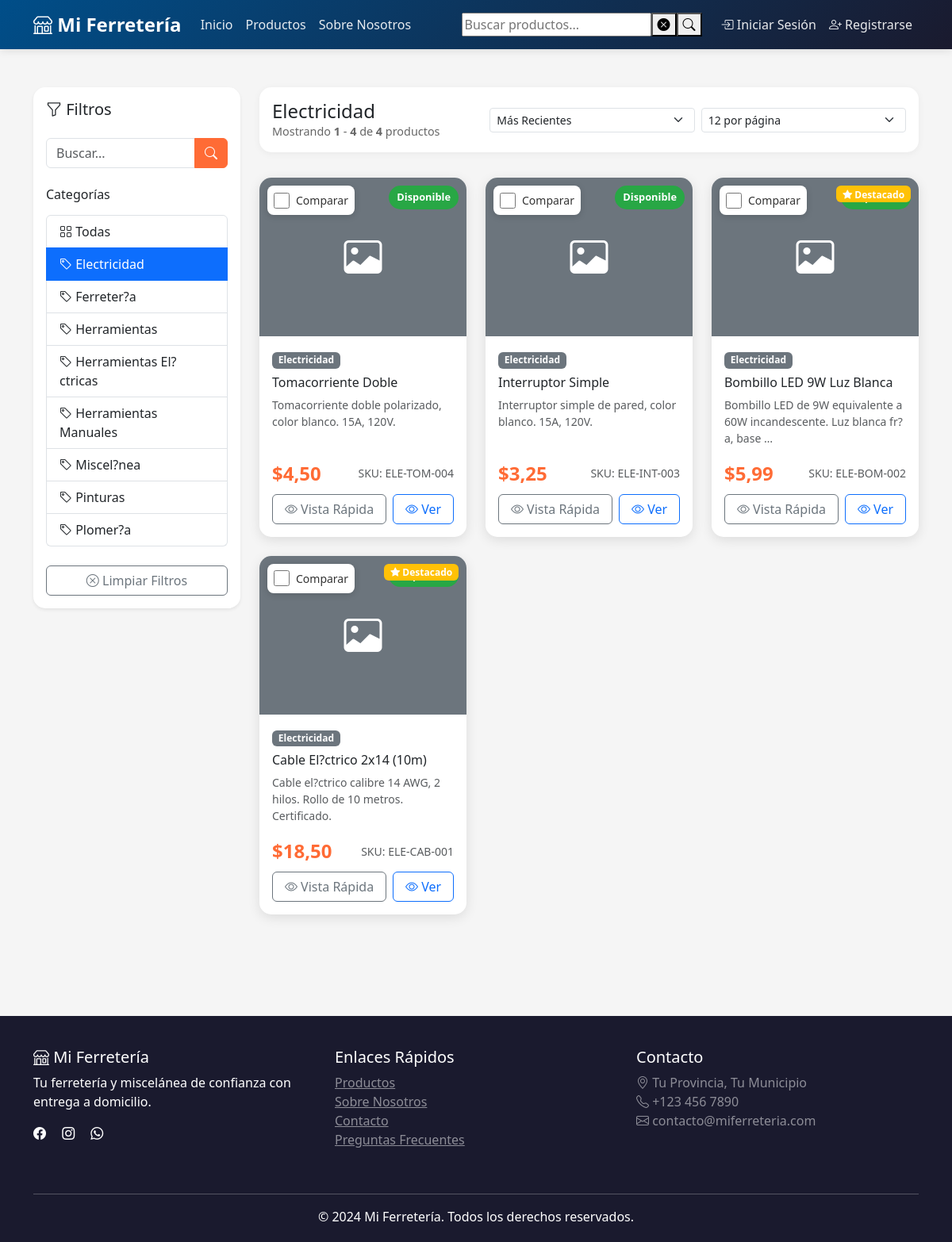
The page /productos/?category=electricidad on the database its author committed.
### shop/models.py (models this page shows, shortened)
class Category(models.Model):
    name = models.CharField(max_length=100, verbose_name="Nombre")
    description = models.TextField(blank=True, verbose_name="Descripción")
    slug = models.SlugField(unique=True, db_index=True)  # ÍNDICE: Para búsquedas por slug
    created_at = models.DateTimeField(auto_now_add=True, db_index=True)  # ÍNDICE: Para ordenar
    class Meta:
        verbose_name = "Categoría"
        verbose_name_plural = "Categorías"
        ordering = ['name']
        indexes = [
            models.Index(fields=['name']),
        ]

class Product(models.Model):
    category = models.ForeignKey(
        Category,
        on_delete=models.CASCADE,
        related_name='products',
        verbose_name="Categoría",
        db_index=True  # ÍNDICE: Para búsquedas por categoría
    )
    name = models.CharField(max_length=200, verbose_name="Nombre", db_index=True)  # ÍNDICE: Para búsquedas
    description = models.TextField(verbose_name="Descripción")
    price = models.DecimalField(
        max_digits=10,
        decimal_places=2,
        validators=[MinValueValidator(Decimal('0.01'))],
        verbose_name="Precio",
        db_index=True  # ÍNDICE: Para ordenar por precio
    )
    stock = models.IntegerField(
        default=0,
        validators=[MinValueValidator(0)],
        verbose_name="Stock",
        db_index=True  # ÍNDICE: Para filtros de stock
    )
    image = models.ImageField(upload_to='products/', blank=True, null=True, verbose_name="Imagen")
    is_active = models.BooleanField(default=True, verbose_name="Activo", db_index=True)  # ÍNDICE: Filtro común
    featured = models.BooleanField(default=False, verbose_name="Destacado", db_index=True)  # ÍNDICE: Para featured
    sku = models.CharField(max_length=50, unique=True, verbose_name="SKU", db_index=True)  # ÍNDICE: Búsquedas por SKU
    created_at = models.DateTimeField(auto_now_add=True, db_index=True)  # ÍNDICE: Para ordenar
    updated_at = models.DateTimeField(auto_now=True)
    material = models.CharField(
        max_length=100,
        blank=True,
        verbose_name="Material",
        help_text="Ej: Acero galvanizado, Plástico ABS, Madera"
    )
    dimensiones = models.CharField(
        max_length=200,
        blank=True,
        verbose_name="Dimensiones",
        help_text="Ej: 10cm x 5cm x 2cm, Largo 50cm"
    )
    peso = models.DecimalField(
        max_digits=8,  # Permite hasta 999999.99 kg
        decimal_places=2,
        blank=True,
        null=True,
        verbose_name="Peso (kg)",
        help_text="Peso en kilogramos"
    )
    voltaje = models.CharField(
        max_length=50,
        blank=True,
        verbose_name="Voltaje",
        help_text="Ej: 110V, 220V, 12V DC"
    )
    potencia = models.CharField(
        max_length=50,
        blank=True,
        verbose_name="Potencia",
        help_text="Ej: 1500W, 2HP, 750W"
    )
    marca = models.CharField(
        max_length=100,
        blank=True,
        verbose_name="Marca",
        help_text="Fabricante o marca del producto"
    )
    garantia = models.CharField(
        max_length=100,
        blank=True,
        verbose_name="Garantía",
        help_text="Ej: 1 año, 6 meses, Sin garantía"
    )
    color = models.CharField(
        max_length=50,
        blank=True,
        verbose_name="Color",
        help_text="Color principal del producto"
    )
    uso_recomendado = models.TextField(
        blank=True,
        verbose_name="Uso Recomendado",
        help_text="Para qué se recomienda usar este producto"
    )
    class Meta:
        verbose_name = "Producto"
        verbose_name_plural = "Productos"
        ordering = ['-created_at']
        indexes = [
            models.Index(fields=['category', 'is_active', '-created_at']),
            models.Index(fields=['featured', 'is_active']),
            models.Index(fields=['is_active', 'stock']),
            models.Index(fields=['name', 'is_active']),
            models.Index(fields=['marca', 'is_active']),
        ]

### shop/views/products.py (the view, shortened to what this page needs)
# urls.py: path('productos/', views.product_list, name='product_list'),
def product_list(request):
    products = Product.objects.filter(is_active=True).select_related('category')
    categories = Category.objects.all()
    category_slug = request.GET.get('category')
    if category_slug:
        products = products.filter(category__slug=category_slug)
    query = request.GET.get('q')
    if query:
        products = products.filter(
            Q(name__icontains=query) |
            Q(description__icontains=query) |
            Q(sku__icontains=query)
        )
    sort_by = request.GET.get('sort', '-created_at')
    valid_sorts = {
        'price_asc': 'price',
        'price_desc': '-price',
        'name_asc': 'name',
        'name_desc': '-name',
        'newest': '-created_at',
        'oldest': 'created_at',
        'popular': '-featured',
    }
    if sort_by in valid_sorts:
        products = products.order_by(valid_sorts[sort_by])
    else:
        products = products.order_by('-created_at')
    try:
        items_per_page = int(request.GET.get('per_page', 12))
        if items_per_page not in [12, 24, 36, 48]:
            items_per_page = 12
    except (ValueError, TypeError):
        items_per_page = 12
    paginator = Paginator(products, items_per_page)
    try:
        page = int(request.GET.get('page', 1))
        if page < 1:
            page = 1
    except (ValueError, TypeError):
        page = 1
    try:
        products_page = paginator.page(page)
    except PageNotAnInteger:
        page = 1
        products_page = paginator.page(1)
    except EmptyPage:
        if paginator.num_pages > 0:
            products_page = paginator.page(paginator.num_pages)
        else:
            products_page = paginator.page(1)
    context = {
        'products': products_page,
        'categories': categories,
        'current_category': category_slug,
        'query': query,
        'sort_by': sort_by,
        'items_per_page': items_per_page,
        'paginator': paginator,
    }
    return render(request, 'shop/product_list.html', context)

### shop/templates/shop/product_list.html (shortened to what this page needs)
{% extends 'shop/base.html' %}
{% block content %}
<div class="container py-5" id="products-section">
    <div class="row">
        <div class="col-lg-3 mb-4 filters-sidebar">
            <div class="card shadow-sm" id="filtersCard">
                <div class="card-body">
                    <h5 class="card-title mb-4">
                        <i class="bi bi-funnel"></i> Filtros
                    </h5>
                    <div class="mb-4">
                        <form method="get" action="{% url 'shop:product_list' %}" id="searchForm">
                            <div class="input-group">
                                <input type="text"
                                       class="form-control"
                                       id="searchInput"
                                       name="q"
                                       placeholder="Buscar..."
                                       value="{{ query|default:'' }}"
                                       autocomplete="off">
                                <button class="btn btn-primary" type="submit">
                                    <i class="bi bi-search"></i>
                                </button>
                            </div>
                        </form>
                    </div>
                    <h6 class="mb-3">Categorías</h6>
                    <div class="list-group mb-4">
                        <a href="{% url 'shop:product_list' %}"
                           class="list-group-item list-group-item-action {% if not current_category %}active{% endif %}">
                            <i class="bi bi-grid"></i> Todas
                        </a>
                        {% for category in categories %}
                            <a href="?category={{ category.slug }}"
                               class="list-group-item list-group-item-action category-filter {% if current_category == category.slug %}active{% endif %}"
                               data-category="{{ category.slug }}">
                                <i class="bi bi-tag"></i> {{ category.name }}
                            </a>
                        {% endfor %}
                    </div>
                    {% if current_category or query %}
                        <button class="btn btn-outline-secondary w-100" id="clearFiltersBtn">
                            <i class="bi bi-x-circle"></i> Limpiar Filtros
                        </button>
                    {% endif %}
                </div>
            </div>
        </div>
        <div class="col-lg-9">
            <div class="view-controls">
                <div class="row align-items-center">
                    <div class="col-md-4">
                        <h4 class="mb-0" id="productsTitle">
                            {% if current_category %}
                                {% for category in categories %}
                                    {% if category.slug == current_category %}
                                        {{ category.name }}
                                    {% endif %}
                                {% endfor %}
                            {% elif query %}
                                Resultados para "{{ query }}"
                            {% else %}
                                Todos los Productos
                            {% endif %}
                        </h4>
                        <p class="results-info mb-0">
                            Mostrando <strong id="startIndex">{{ products.start_index }}</strong> -
                            <strong id="endIndex">{{ products.end_index }}</strong> de
                            <strong id="totalProducts">{{ paginator.count }}</strong> productos
                        </p>
                    </div>
                    <div class="col-md-8">
                        <div class="row g-2">
                            <div class="col-md-6">
                                <select class="form-select form-select-sm" id="sortSelect">
                                    <option value="newest" {% if sort_by == 'newest' %}selected{% endif %}>Más Recientes</option>
                                </select>
                            </div>
                            <div class="col-md-6">
                                <select class="form-select form-select-sm" id="perPageSelect">
                                    <option value="12" {% if items_per_page == 12 %}selected{% endif %}>12 por página</option>
                                </select>
                            </div>
                        </div>
                    </div>
                </div>
            </div>
            <div id="productsContainer" class="position-relative">
                <div class="row g-4" id="productsGrid">
                    {% include 'shop/partials/product_grid.html' %}
                </div>
            </div>
        </div>
    </div>
</div>
{% endblock %}

### shop/templates/shop/partials/product_grid.html (shortened to what this page needs)
{% load static %}
{% for product in products %}
<div class="col-lg-4 col-md-6 product-card-wrapper" data-product-id="{{ product.id }}">
    <div class="card h-100 product-card">
        <div class="position-relative product-image-container">
            <div class="compare-checkbox-container">
                <label class="compare-checkbox-label">
                    <input type="checkbox"
                        class="compare-checkbox"
                        value="{{ product.id }}"
                        aria-label="Comparar {{ product.name }}">
                    <span class="d-none d-md-inline">Comparar</span>
                </label>
            </div>
            {% if product.image %}
                <img src="{{ product.image.url }}"
                    class="card-img-top product-image"
                    alt="{{ product.name }}"
                    loading="lazy">
            {% else %}
                <div class="product-image bg-secondary d-flex align-items-center justify-content-center">
                    <i class="bi bi-image text-white" style="font-size: 3rem;"></i>
                </div>
            {% endif %}
            {% if product.stock == 0 %}
                <span class="stock-badge out-of-stock">Agotado</span>
            {% elif product.stock < 10 %}
                <span class="stock-badge low-stock">Solo {{ product.stock }}</span>
            {% else %}
                <span class="stock-badge in-stock">Disponible</span>
            {% endif %}
            {% if product.featured %}
                <span class="badge bg-warning position-absolute" style="top: 10px; right: 10px;">
                    <i class="bi bi-star-fill"></i> Destacado
                </span>
            {% endif %}
        </div>
        <div class="card-body d-flex flex-column">
            <div class="mb-2">
                <span class="badge bg-secondary">{{ product.category.name }}</span>
            </div>
            <h6 class="card-title">{{ product.name }}</h6>
            <p class="card-text text-muted small flex-grow-1">
                {{ product.description|truncatewords:12 }}
            </p>
            <div class="mt-auto">
                <div class="d-flex justify-content-between align-items-center mb-2">
                    <span class="price-tag">${{ product.price }}</span>
                    <small class="text-muted">SKU: {{ product.sku }}</small>
                </div>
                <div class="d-flex gap-2">
                        <button class="btn btn-outline-secondary flex-grow-1 quick-view-btn"
                                data-product-id="{{ product.pk }}"
                                title="Vista rápida">
                            <i class="bi bi-eye"></i> Vista Rápida
                        </button>
                        <a href="{% url 'shop:product_detail' product.pk %}"
                            class="btn btn-outline-primary flex-grow-1">
                            <i class="bi bi-eye"></i> Ver
                        </a>
                    </div>
                </div>
            </div>
        </div>
    </div>
{% endfor %}

### static/css/compare.css (style rules this page uses)
.product-card { position: relative; }
.compare-checkbox-container { position: absolute; top: 10px; left: 10px; z-index: 10; background: white; border-radius: 8px; padding: 8px; box-shadow: 0 2px 8px rgba(0, 0, 0, 0.15); transition: all 0.3s ease; }
.compare-checkbox { width: 20px; height: 20px; cursor: pointer; accent-color: #ff6b35; }
.compare-checkbox-label { display: flex; align-items: center; gap: 8px; cursor: pointer; user-select: none; font-size: 0.875rem; color: #333; font-weight: 500; }

### shop/templates/shop/base.html (style rules this page uses)
:root { --primary-color: #ff6b35; --secondary-color: #004e89; --dark-color: #1a1a2e; --light-color: #f5f5f5; }
body { font-family: 'Segoe UI', Tahoma, Geneva, Verdana, sans-serif; background-color: var(--light-color); }
.btn-primary { background-color: var(--primary-color); border-color: var(--primary-color); transition: all 0.3s; }
.card { border: none; border-radius: 15px; box-shadow: 0 4px 15px rgba(0,0,0,0.1); transition: transform 0.3s, box-shadow 0.3s; }
.product-image { height: 200px; object-fit: cover; border-radius: 15px 15px 0 0; }
.price-tag { font-size: 1.5rem; font-weight: bold; color: var(--primary-color); }
.stock-badge { position: absolute; top: 10px; right: 10px; padding: 5px 10px; border-radius: 20px; font-size: 0.8rem; font-weight: bold; }
.in-stock { background-color: #28a745; color: white; }

### shop/templates/shop/product_list.html (style rules this page uses)
.product-card-wrapper { animation: fadeInUp 0.5s ease-out; animation-fill-mode: both; }
.product-card-wrapper:nth-child(1) { animation-delay: 0.05s; }
.product-card-wrapper:nth-child(2) { animation-delay: 0.1s; }
.product-card-wrapper:nth-child(3) { animation-delay: 0.15s; }
.product-card-wrapper:nth-child(4) { animation-delay: 0.2s; }
html { scroll-behavior: smooth; }
.view-controls { background: white; padding: 1rem; border-radius: 15px; box-shadow: 0 2px 10px rgba(0,0,0,0.05); margin-bottom: 2rem; }
.results-info { color: #666; font-size: 0.9rem; }
.filters-sidebar { position: relative; }
.filters-sidebar .card { position: sticky; top: 90px; max-height: calc(100vh - 100px); overflow-y: auto; transition: top 0.2s ease-out; z-index: 100; }

### rows shown on the page
Category: name "Electricidad"
Category: name "Ferreter?a"
Category: name "Herramientas"
Category: name "Herramientas El?ctricas"
Category: name "Herramientas Manuales"
Category: name "Miscel?nea"
Category: name "Pinturas"
Category: name "Plomer?a"
Product: stock "Disponible", category.name "Electricidad", name "Tomacorriente Doble", description "Tomacorriente doble polarizado, color blanco. 15A, 120V.", price "4,50", sku "ELE-TOM-004"
Product: stock "Disponible", category.name "Electricidad", name "Interruptor Simple", description "Interruptor simple de pared, color blanco. 15A, 120V.", price "3,25", sku "ELE-INT-003"
Product: featured True (drawn), category.name "Electricidad", name "Bombillo LED 9W Luz Blanca", description "Bombillo LED de 9W equivalente a 60W incandescente. Luz blanca fr?a, base …", price "5,99", sku "ELE-BOM-002"
Product: featured True (drawn), category.name "Electricidad", name "Cable El?ctrico 2x14 (10m)", description "Cable el?ctrico calibre 14 AWG, 2 hilos. Rollo de 10 metros. Certificado.", price "18,50", sku "ELE-CAB-001"

### other values the page prints
{{ products.start_index }} "1"
{{ products.end_index }} "4"
{{ paginator.count }} "4"
